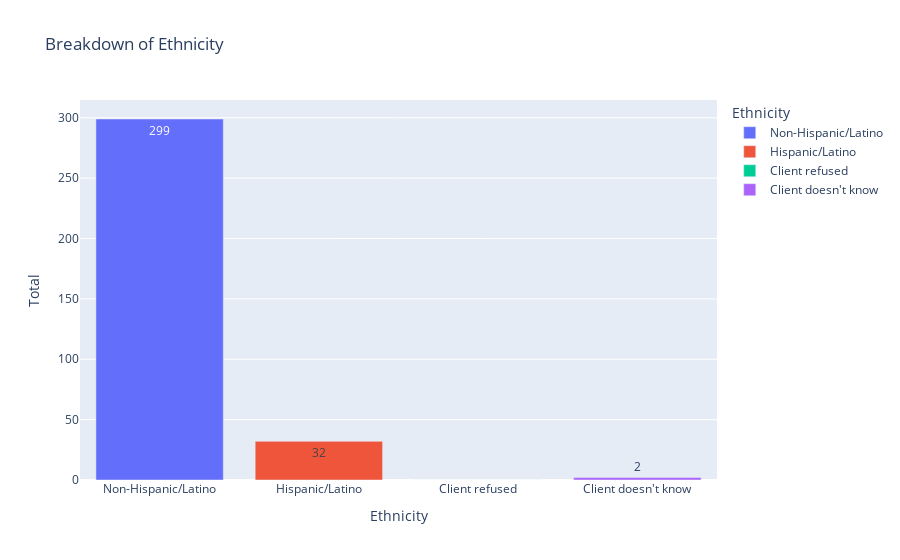

The notebook cell this image was saved under:
### Code cell
px.bar(ethnic_breakdown, x='Ethnicity', y='Total',  text='Total', title='Breakdown of Ethnicity', color='Ethnicity')

### Figure 1 — Plotly figure (JSON) as saved in the notebook; plotly's stock layout.template omitted (floating-point values rounded to 4 significant figures)
{"data": [{"alignmentgroup": "True", "hoverlabel": {"namelength": 0}, "hovertemplate": "Ethnicity=%{x}<br>Total=%{text}", "legendgroup": "Non-Hispanic/Latino", "marker": {"color": "#636efa"}, "name": "Non-Hispanic/Latino", "offsetgroup": "Non-Hispanic/Latino", "orientation": "v", "showlegend": true, "text": [299], "textposition": "auto", "type": "bar", "x": ["Non-Hispanic/Latino"], "xaxis": "x", "y": [299], "yaxis": "y"}, {"alignmentgroup": "True", "hoverlabel": {"namelength": 0}, "hovertemplate": "Ethnicity=%{x}<br>Total=%{text}", "legendgroup": "Hispanic/Latino", "marker": {"color": "#EF553B"}, "name": "Hispanic/Latino", "offsetgroup": "Hispanic/Latino", "orientation": "v", "showlegend": true, "text": [32], "textposition": "auto", "type": "bar", "x": ["Hispanic/Latino"], "xaxis": "x", "y": [32], "yaxis": "y"}, {"alignmentgroup": "True", "hoverlabel": {"namelength": 0}, "hovertemplate": "Ethnicity=%{x}<br>Total=%{text}", "legendgroup": "Client refused", "marker": {"color": "#00cc96"}, "name": "Client refused", "offsetgroup": "Client refused", "orientation": "v", "showlegend": true, "text": [0], "textposition": "auto", "type": "bar", "x": ["Client refused"], "xaxis": "x", "y": [0], "yaxis": "y"}, {"alignmentgroup": "True", "hoverlabel": {"namelength": 0}, "hovertemplate": "Ethnicity=%{x}<br>Total=%{text}", "legendgroup": "Client doesn't know", "marker": {"color": "#ab63fa"}, "name": "Client doesn't know", "offsetgroup": "Client doesn't know", "orientation": "v", "showlegend": true, "text": [2], "textposition": "auto", "type": "bar", "x": ["Client doesn't know"], "xaxis": "x", "y": [2], "yaxis": "y"}], "layout": {"barmode": "relative", "legend": {"title": {"text": "Ethnicity"}, "tracegroupgap": 0}, "title": {"text": "Breakdown of Ethnicity"}, "xaxis": {"anchor": "y", "categoryarray": ["Non-Hispanic/Latino", "Hispanic/Latino", "Client refused", "Client doesn't know"], "categoryorder": "array", "domain": [0, 1], "title": {"text": "Ethnicity"}}, "yaxis": {"anchor": "x", "domain": [0, 1], "title": {"text": "Total"}}}}
